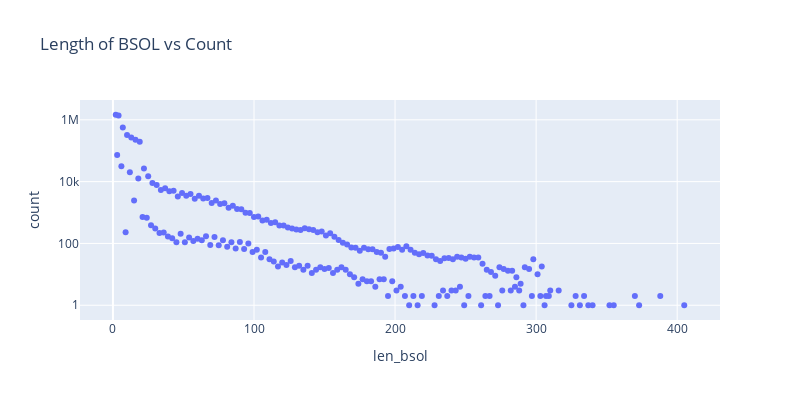

Notebook cell for this chart:
### Code cell
import plotly.express as px

# scatter, x=len_bsol, y=count, y axis log scale
def plot_len_bsol(df:pd.DataFrame):
    df = df[['len_bsol', 'dij']].groupby('len_bsol').count().reset_index()
    df.columns = ['len_bsol', 'count']
    fig = px.scatter(df, x='len_bsol', y='count', title='Length of BSOL vs Count', log_y=True)
    # set size
    fig.update_layout(width=800, height=400)
    fig.show()

plot_len_bsol(df)

### Figure 1 — Plotly figure (JSON) as saved in the notebook; plotly's stock layout.template omitted (floating-point values rounded to 4 significant figures; data arrays with more than 128 entries replaced by an {"elided": "..."} marker saying what was removed)
{"data": [{"hovertemplate": "len_bsol=%{x}<br>count=%{y}<extra></extra>", "legendgroup": "", "marker": {"color": "#636efa", "symbol": "circle"}, "mode": "markers", "name": "", "orientation": "v", "showlegend": false, "type": "scatter", "x": {"elided": "212 int values"}, "xaxis": "x", "y": {"elided": "212 int values"}, "yaxis": "y"}], "layout": {"height": 400, "legend": {"tracegroupgap": 0}, "title": {"text": "Length of BSOL vs Count"}, "width": 800, "xaxis": {"anchor": "y", "domain": [0, 1], "title": {"text": "len_bsol"}}, "yaxis": {"anchor": "x", "domain": [0, 1], "title": {"text": "count"}, "type": "log"}}}
